Frame 1 (no input): blank canvas, image omitted
Frame 60 (the mouse pressed at the canvas centre just before this capture): blank canvas, image omitted
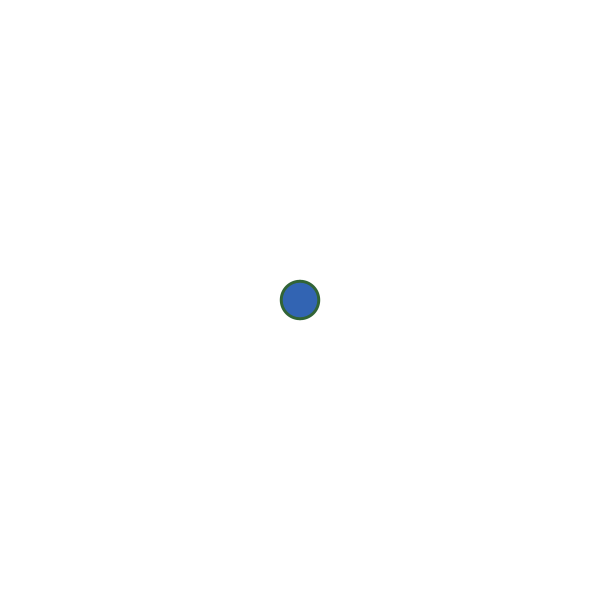
Frame 120 (the mouse held since frame 60 and released just before this capture)

The Processing sketch whose frames 1 and 60 were blank and that drew this single picture after the mouse press (run headless with seeded random() and noise(); from frame 60 on, the mouse is pressed at the canvas centre):

// Processing sketch: Particles
// ── Particles.pde

ArrayList<Particle> particles;

boolean mouseDown;

void setup() {

  size(600, 600);

  particles = new ArrayList<Particle>();
}

void draw(){
  
  background(255);
  
  if(mouseDown){
    PVector curr = new PVector(mouseX, mouseY);
    particles.add(new Particle(curr, PVector.sub(curr, new PVector(pmouseX, pmouseY)).setMag(5), color(50, 100, random(255)), random(10, 50)));
  }
  
  for(Particle p : particles){
    p.update();
    p.draw();
  }
}

void mousePressed(){
  mouseDown = true;
}

void mouseReleased(){
  mouseDown = false;
}

// ── Particle.pde
class Particle{
  PVector pos;
  PVector vel;
  float radius;
  color col;
  
  Particle(PVector p, PVector v, color c, float r){
    pos = p;
    vel = v;
    col = c;
    radius = r;
  }
  
  void update(){
    radius = Math.max(0, radius - 1);
    pos.add(vel);
  }
  
  void draw(){
    noStroke();
    fill(col);
    circle(pos.x, pos.y, radius);
  }
}
